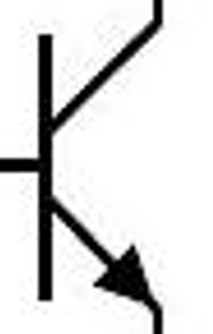
#> input picture image.png, 213 x 334 px
$ python remove_text.py
#> lines starting #> are read from the running program, lines starting #| are printed output that depends on the picture; after the words box and inside, x2 and y2 are one past the last pixel; in counts of white or black regions, pixels touching at a corner belong together
import numpy as np
import cv2


def replaceZeroes(data):
    min_nonzero = min(data[np.nonzero(data)])
    data[data == 0] = min_nonzero
    return data


def SSR(src_img, size):
    L_blur = cv2.GaussianBlur(src_img, (size, size), 0)
    img = replaceZeroes(src_img)
    L_blur = replaceZeroes(L_blur)

    dst_Img = cv2.log(img / 255.0)
    dst_Lblur = cv2.log(L_blur / 255.0)
    dst_IxL = cv2.multiply(dst_Img, dst_Lblur)
    log_R = cv2.subtract(dst_Img, dst_IxL)

    dst_R = cv2.normalize(log_R, None, 0, 255, cv2.NORM_MINMAX)
    log_uint8 = cv2.convertScaleAbs(dst_R)
    return log_uint8


if __name__ == '__main__':
    img = 'image.png'

    size = 3
    src_img = cv2.imread(img)
#> src_img is the input picture: shape (334, 213, 3); min 0, max 255, mean 221
    b_gray, g_gray, r_gray = cv2.split(src_img)
    b_gray = SSR(b_gray, size)
#> in replaceZeroes, `min_nonzero = min(data[np.nonzero(data)])`: min_nonzero = 1
#> in replaceZeroes, `data[data == 0] = min_nonzero`: data: shape (334, 213); min 1, max 255, mean 221
#> in replaceZeroes (call 2), `data[data == 0] = min_nonzero`: data: shape (334, 213); min 1, max 255, mean 221
#> in SSR, `dst_Img = cv2.log(img / 255.0)`:
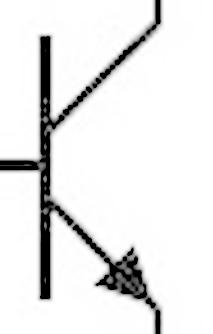
#> dst_Img: shape (334, 213) float64; min -5.54, max 0, mean -0.499; drawn with min black and max white
#> in SSR, `dst_Lblur = cv2.log(L_blur / 255.0)`:
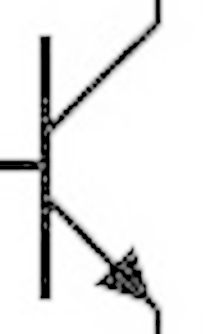
#> dst_Lblur: shape (334, 213) float64; min -5.54, max 0, mean -0.468; drawn with min black and max white
#> in SSR, `dst_IxL = cv2.multiply(dst_Img, dst_Lblur)`:
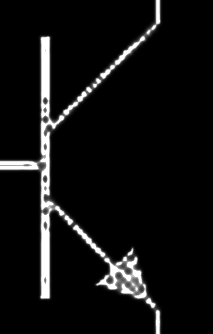
#> dst_IxL: shape (334, 213) float64; min 0, max 30.71, mean 2.1; drawn with min black and max white
#> in SSR, `log_R = cv2.subtract(dst_Img, dst_IxL)`:
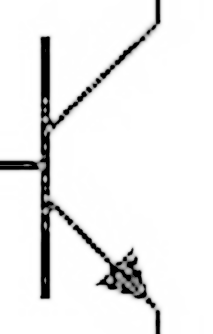
#> log_R: shape (334, 213) float64; min -36.25, max 0, mean -2.55; drawn with min black and max white
    g_gray = SSR(g_gray, size)
    r_gray = SSR(r_gray, size)
    result = cv2.merge([b_gray, g_gray, r_gray])

    cv2.imwrite('cavity1.png', result)
    img = cv2.imread('cavity1.png', cv2.IMREAD_GRAYSCALE)
    canny_img = cv2.Canny(img, 200, 150)
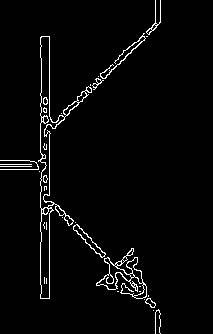
#> canny_img: shape (334, 213); 3% white in thin lines or dots, all inside (x1, y1, x2, y2) = (0, 0, 161, 334)
    cv2.imwrite('cavity2.png', canny_img)

    img = cv2.imread('cavity2.png', 1)
    k = np.ones((3, 3), np.uint8)
    img2 = cv2.morphologyEx(img, cv2.MORPH_CLOSE, k)  # 闭运算
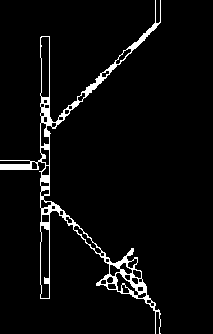
#> img2: shape (334, 213, 3); 4.4% white; 1 white region, box (x1, y1, x2, y2) and area: (0, 0, 161, 334) 3107
    cv2.imwrite('cavity3.png', img2)

    b = cv2.imread('cavity3.png',0)
    dst = cv2.inpaint(img, b, 5, cv2.INPAINT_TELEA)
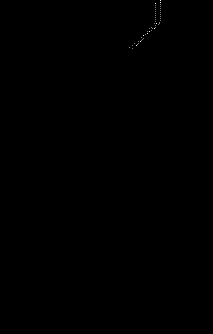
#> dst: shape (334, 213, 3); min 0, max 2, mean 0.000857; drawn with min black and max white
    cv2.imwrite(f'repair_image.png', dst)
